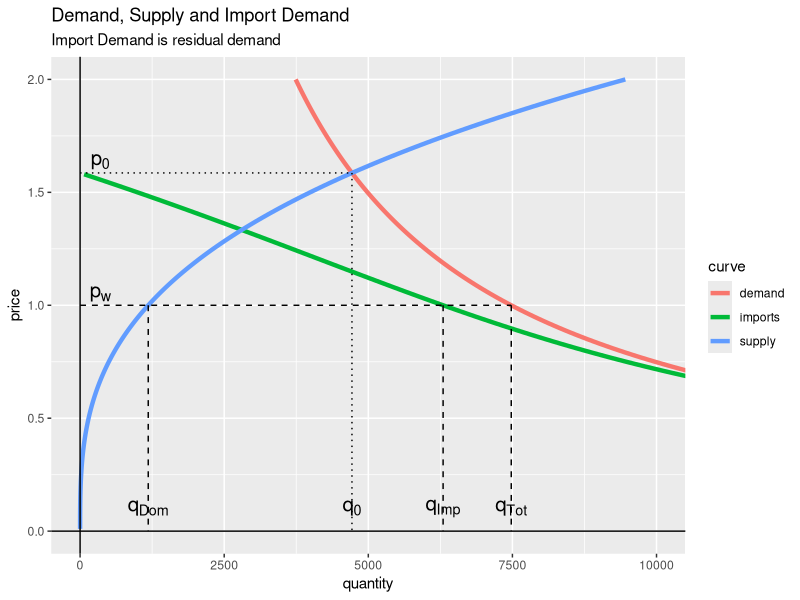
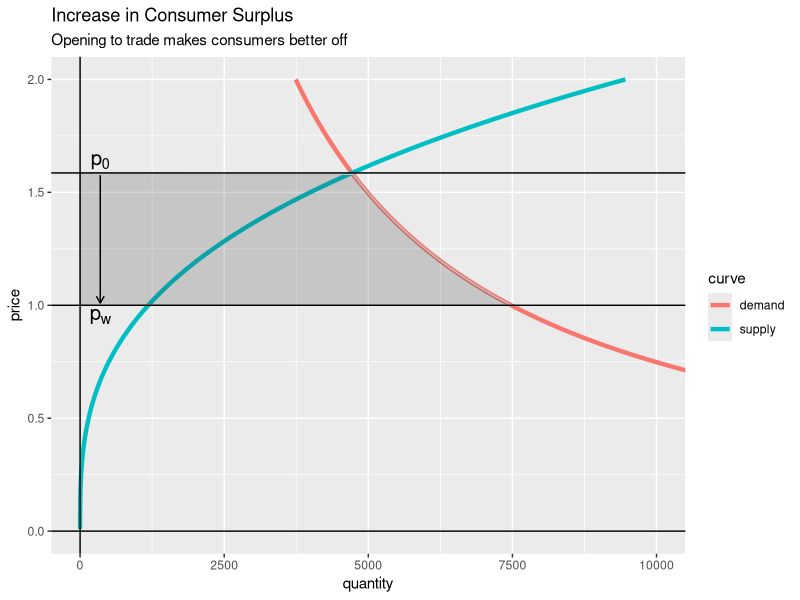
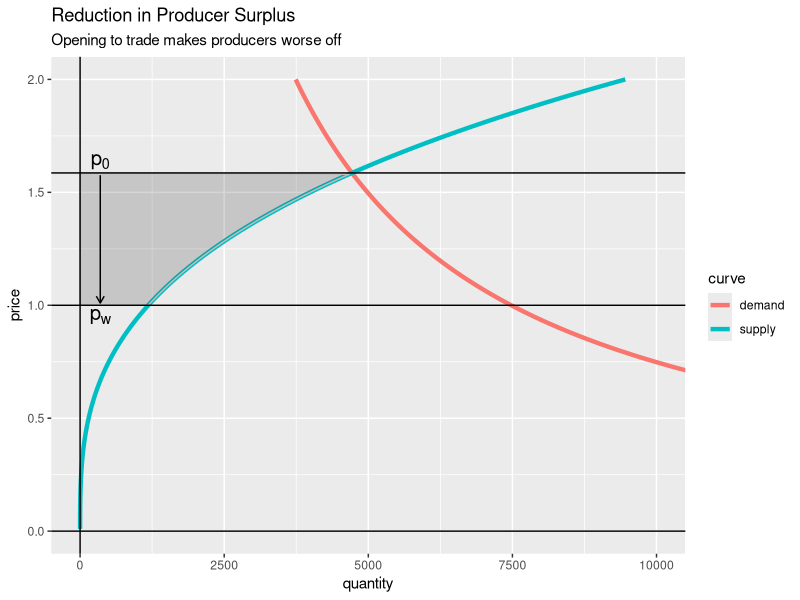
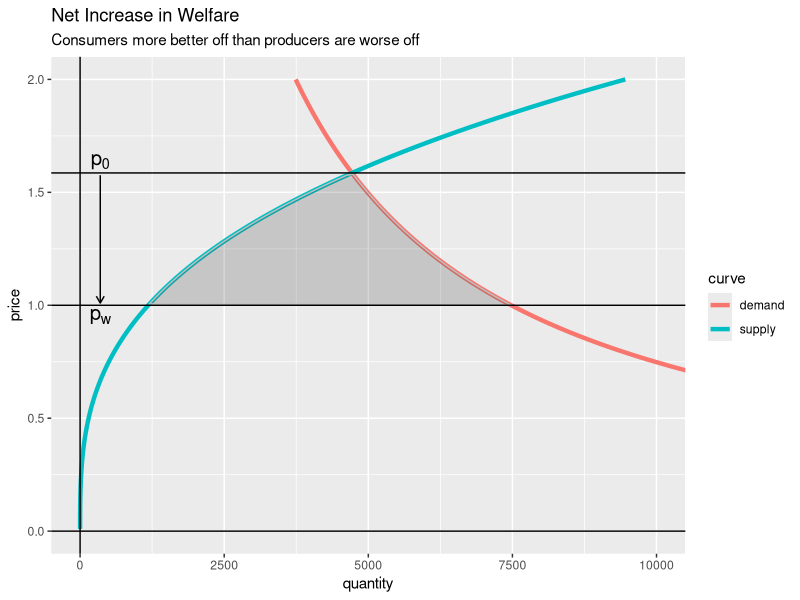
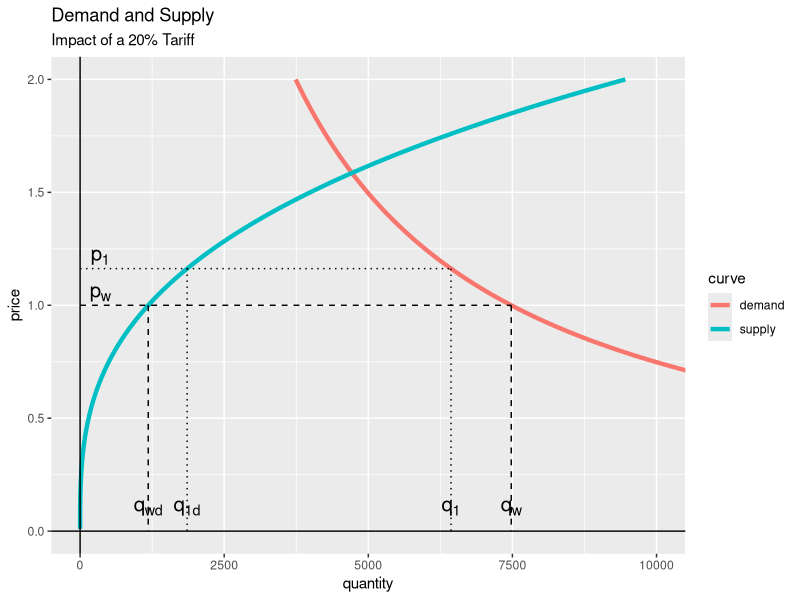
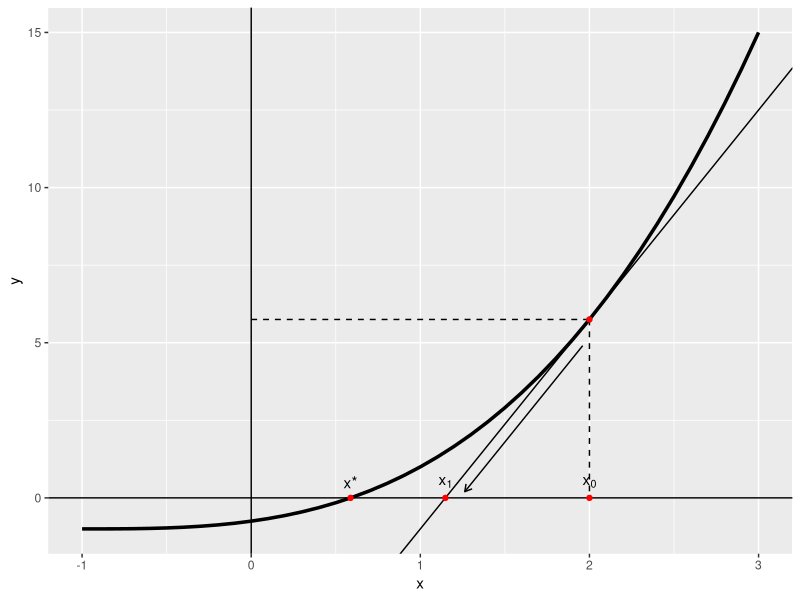
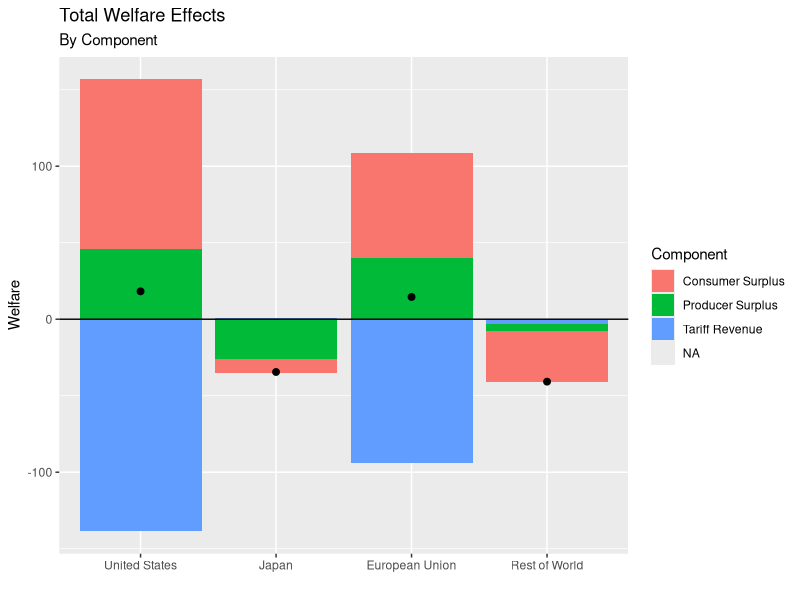
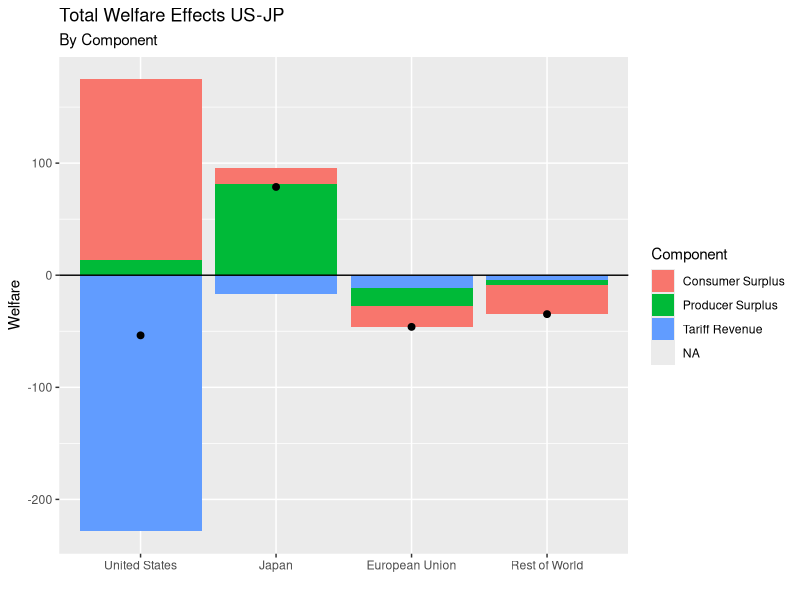

Write R code to recreate these figures, in order.
## ---- chunk 1
options(stringsAsFactors = FALSE, scipen = 20)
library(knitr)
library(kableExtra)
library(dplyr)
library(ggplot2)
## ---- chunk 2
# demand and supply
Qd <- function(p=1, alpha = 100, eta = -1) {
  alpha * p ^ eta
}

Pd <- function(q = 100, alpha = 100, eta = -1) {
  (q/alpha)^(1/eta)
}

Qs <- function(p = 1, beta = 100, epsilon = 3) {
  beta * p ^ epsilon
}


par_alpha <- 7480.06
par_beta  <- 1182.38
par_gamma <- par_alpha - par_beta

par_eta     <- -1
par_epsilon <- 3
par_theta   <- 10

# no trade eq'm
p0 <- (par_alpha / par_beta) ^ (1 / (par_epsilon - par_eta))
q0 <- par_alpha * p0 ^ par_eta

# benchmark equilibrium
pars <- c(a = par_gamma, b = par_theta - par_eta, c= par_beta, d = par_epsilon - par_eta, e = par_alpha)

f_bm <- function(pw, pars) {
  unname(pars['a'] * pw ^ pars['b'] + pars['c'] * pw ^ pars['d'] - pars['e'])
}

rslt <- uniroot(f_bm, c(0.1,2), pars, tol=5e-10)
pw <- rslt$root

qw <- par_alpha * pw ^ par_eta
qw_d <- par_beta * pw ^ par_epsilon
qw_i <- qw - qw_d
## ---- chunk 3
p <- seq(0.01, 2, .01)
qd <- Qd(p, par_alpha)  # demand
qs <- Qs(p, par_beta)  # domestic supply
md <- qd - qs         # import demand

mx <- max(c(qd, qs))
mn <- min(c(qd, qs))

df1 <- data.frame(x = qd, y = p, curve = rep("demand", length(p)))
df2 <- data.frame(x = qs, y = p, curve = rep("supply", length(p)))
df3 <- data.frame(x = md, y = p, curve = rep("imports", length(p)))

df <- rbind(df1, df2, df3[df3$x >= 0,])

plt1 <- ggplot(df, aes(x=x,y=y,color=curve)) + 
  geom_line(size=1.5) +
  geom_hline(yintercept = 0) +
  geom_vline(xintercept = 0) +
  annotate("segment", x = 0, xend = q0, y = p0, yend = p0, linetype = 3) +
  annotate("segment", x = q0, xend = q0, y = p0, yend = 0, linetype = 3) +
  annotate("segment", x = 0, xend = par_alpha, y = 1, yend = 1, linetype = 2) +
  annotate("segment", x = par_beta, xend = par_beta, y = 1, yend = 0, linetype = 2) +
  annotate("segment", x = qw_i, xend = qw_i, y = 1, yend = 0, linetype = 2) +
  annotate("segment", x = par_alpha, xend = par_alpha, y = 1, yend = 0, linetype = 2) +
  coord_cartesian(xlim = c(0, 10000), ylim = c(0,2)) +
  xlab("quantity") +
  ylab("price") +
  labs(title="Demand, Supply and Import Demand",
       subtitle = "Import Demand is residual demand") +
  annotate("text", x=q0, y=0.1, label="q[0]", parse = TRUE, size = 5.2) +
  annotate("text", x=350, y=1.05, label="p[w]", parse = TRUE, size = 5.2) +
  annotate("text", x=350, y=p0 + .05, label="p[0]", parse = TRUE, size = 5.2) +
  annotate("text", x = par_beta, y=0.1, label = "q[Dom]", parse = TRUE, size = 5.2) +
  annotate("text", x = qw_i, y=0.1, label = "q[Imp]", parse = TRUE, size = 5.2) +
  annotate("text", x = par_alpha, y=0.1, label = "q[Tot]", parse = TRUE, size = 5.2)
print(plt1)  

## ---- chunk 4
df <- rbind(df1, df2)

df4 <- data.frame(x = qd, y = p, curve="demand")
df4 <- subset(df4, x <= qw & (y >= pw & y <= p0))
df4 <- rbind(df4, df4[1:2,])
row.names(df4) <- 1:nrow(df4)
df4[nrow(df4)-1, 1] <- 0
df4[nrow(df4), 1] <- 0
df4[nrow(df4)-1, 2] <- p0
df4[nrow(df4), 2] <- 1

plt2 <- ggplot(df, aes(x=x,y=y,color=curve)) + 
  geom_line(size=1.5) +
  geom_polygon(data = df4, aes(x=x,y=y), color="grey", alpha=0.2, show.legend = FALSE) +
  geom_hline(yintercept = c(0, pw, p0)) +
  geom_vline(xintercept = 0) +
  annotate("segment", x= 350, xend = 350, y = p0 - 0.01, yend = pw + 0.01, arrow=arrow(length = unit(0.2, "cm"))) +
  coord_cartesian(xlim = c(0, 10000), ylim = c(0,2)) +
  annotate("text", x=350, y=p0 + .05, label="p[0]", parse = TRUE, size = 5.2) +
  annotate("text", x=350, y=pw - .05, label="p[w]", parse = TRUE, size = 5.2) +
  xlab("quantity") +
  ylab("price") +
  labs(title = "Increase in Consumer Surplus",
       subtitle = "Opening to trade makes consumers better off")

print(plt2)
## ---- chunk 5
# producer surplus
df5 <- data.frame(x = qs, y = p, curve="supply")
df5 <- subset(df5, x <= qw & (y >= pw & y <= p0))
df5 <- rbind(df5, df5[1:2,])
row.names(df5) <- 1:nrow(df5)
df5[nrow(df5)-1, 1] <- 0
df5[nrow(df5), 1] <- 0
df5[nrow(df5)-1, 2] <- p0
df5[nrow(df5), 2] <- 1

plt3 <- ggplot(df, aes(x=x,y=y,color=curve)) + 
  geom_line(size=1.5) +
  geom_polygon(data = df5, aes(x=x,y=y), color="grey", alpha=0.2, show.legend = FALSE) +
  geom_hline(yintercept = c(0, pw, p0)) +
  geom_vline(xintercept = 0) +
  annotate("segment", x= 350, xend = 350, y = p0 - 0.01, yend = pw + 0.01, arrow=arrow(length = unit(0.2, "cm"))) +
  coord_cartesian(xlim = c(0, 10000), ylim = c(0,2)) +
  annotate("text", x=350, y=p0 + .05, label="p[0]", parse = TRUE, size = 5.2) +
  annotate("text", x=350, y=pw - .05, label="p[w]", parse = TRUE, size = 5.2) +
  xlab("quantity") +
  ylab("price") +
  labs(title = "Reduction in Producer Surplus",
       subtitle = "Opening to trade makes producers worse off")

print(plt3)
## ---- chunk 6
# Net gain in welfare
x <- seq(pw, p0, .01)
y <- Qd(x, par_alpha)
x1 <- seq(p0 - 0.01, pw, -0.01)
y1 <- Qs(x1, par_beta)
df6 <- data.frame(x = c(y,y1), y = c(x,x1), curve="demand")

plt4 <- ggplot(df, aes(x=x,y=y,color=curve)) + 
  geom_line(size=1.5) +
  geom_polygon(data = df6, aes(x=x,y=y), color="grey", alpha=0.2, show.legend = FALSE) +
  geom_hline(yintercept = c(0, pw, p0)) +
  geom_vline(xintercept = 0) +
  annotate("segment", x= 350, xend = 350, y = p0 - 0.01, yend = pw + 0.01, arrow=arrow(length = unit(0.2, "cm"))) +
  coord_cartesian(xlim = c(0, 10000), ylim = c(0,2)) +
  annotate("text", x=350, y=p0 + .05, label="p[0]", parse = TRUE, size = 5.2) +
  annotate("text", x=350, y=pw - .05, label="p[w]", parse = TRUE, size = 5.2) +
  xlab("quantity") +
  ylab("price") +
  labs(title = "Net Increase in Welfare",
       subtitle = "Consumers more better off than producers are worse off")

print(plt4)
## ---- chunk 7
# tariff equilibrium
t <- 0.2
pars <- c(a = par_gamma, 
          b = par_theta - par_eta, 
          c = par_beta * (1 + t) ^ par_epsilon, 
          d = par_epsilon - par_eta, 
          e = par_alpha * (1 + t) ^ par_eta)

rslt <- uniroot(f_bm, c(0.1,2), pars, tol=5e-10)
pw1 <- rslt$root

p1 <- (1 + t) * pw1
q1 <- par_alpha * p1 ^ par_eta
q1_d <- par_beta * p1 ^ par_epsilon
q1_i <- q1 - q1_d

v_before <- c(pw, pw, qw_i, qw_d, qw, 0)
v_after  <- c(pw1, p1, q1_i, q1_d, q1, (p1 - pw1) * q1_i)
v_change <- v_after - v_before
v_pct    <- ifelse(v_before > 0, v_change / v_before * 100, NA)
v_decs   <- c(3, 3, 2, 2, 2, 2)

c1 <- mapply(function(x,y) format(round(x,y), nsmall = y), v_before, v_decs)
c2 <- mapply(function(x,y) format(round(x,y), nsmall = y), v_after, v_decs)
c3 <- mapply(function(x,y) format(round(x,y), nsmall = y), v_change, v_decs)
c4 <- format(round(v_pct,2),nsmall = 2)

df_tab <- data.frame(Variables = c("Pw", "P", "Md", "Qs", "Qd", "Tariffs"),
                     Before = c1, After =  c2, Change = c3, Percent = c4)
kable(df_tab)

TTE <- -0.5 * (qw_i + q1_i) * (pw1 - pw) # Terms of Trade Effect

HTE <- 0.5 * (p1 - pw1) * (q1_i - qw_i) # Harberger Triangle Effect

WE  <- TTE + HTE # Welfare Effect

dCS <- -par_alpha * (log(p1) - log(pw))
dPS <- par_beta * (p1^(par_epsilon + 1) - pw^(par_epsilon + 1)) / (par_epsilon + 1)
dTariffs <- (p1 - pw1) * q1_i

p1_s <- 0.8 + 0.2 * par_theta * par_gamma / ((par_epsilon - par_eta) * par_beta + (par_theta - par_eta) * par_gamma)
## ---- chunk 8
plt5 <- ggplot(df, aes(x=x,y=y,color=curve)) + 
  geom_line(size=1.5) +
  geom_hline(yintercept = 0) +
  geom_vline(xintercept = 0) +
  annotate("segment", x = 0, xend = q1, y = p1, yend = p1, linetype = 3) +
  annotate("segment", x = q1, xend = q1, y = p1, yend = 0, linetype = 3) +
  annotate("segment", x = q1_d, xend = q1_d, y = p1, yend = 0, linetype = 3) +
  annotate("segment", x = 0, xend = qw, y = pw, yend = pw, linetype = 2) +
  annotate("segment", x = qw_d, xend = qw_d, y = pw, yend = 0, linetype = 2) +
  annotate("segment", x = par_alpha, xend = par_alpha, y = 1, yend = 0, linetype = 2) +
  coord_cartesian(xlim = c(0, 10000), ylim = c(0,2)) +
  xlab("quantity") +
  ylab("price") +
  labs(title="Demand and Supply",
       subtitle = "Impact of a 20% Tariff") +
  annotate("text", x=350, y=pw + .05, label="p[w]", parse = TRUE, size = 5.2) +
  annotate("text", x=350, y=p1 + .05, label="p[1]", parse = TRUE, size = 5.2) +
  annotate("text", x = qw, y=0.1, label = "q[w]", parse = TRUE, size = 5.2) +
  annotate("text", x = q1, y=0.1, label = "q[1]", parse = TRUE, size = 5.2) +
  annotate("text", x = qw_d, y=0.1, label = "q[w][d]", parse = TRUE, size = 5.2) +
  annotate("text", x = q1_d, y=0.1, label = "q[1][d]", parse = TRUE, size = 5.2)
  
print(plt5)  
## ---- chunk 9
f0 <- function(Pw = 1, t =0) {
  par_alpha * (1 + t) ^ par_eta * Pw ^ par_eta -
    par_beta * (1 + t) ^ par_epsilon * Pw ^ par_epsilon -
      par_gamma * Pw ^ par_theta
}

# linear approximation

dfdPw <- function(Pw = 1, t = 0) {
  par_eta * par_alpha * (1 + t) ^ par_eta * Pw ^ (par_eta - 1) - 
    par_epsilon * par_beta * (1 + t) ^ par_epsilon * Pw ^ (par_epsilon - 1) -
      par_theta * par_gamma * Pw ^ (par_theta - 1)
}

dfdt <- function(Pw = 1, t = 0) {
  par_eta * par_alpha * (1 + t) ^ (par_eta - 1) * Pw ^ par_eta -
    par_epsilon * par_beta * (1 + t) ^ (par_epsilon - 1) * Pw ^ par_epsilon
}

nsteps <- 1
pn <- 1
t <- 0
t1 <- 0.2
h <- (t1 - t) / nsteps
for(i in 1:nsteps) {
  pn1 <- pn - f0(pn, t) / dfdPw(pn, t) - dfdt(pn, t) / dfdPw(pn,t) * h
  t <- t + h
  pn <- pn1
}

pw1s <- pn

nsteps <- 4
pn <- 1
t <- 0
t1 <- 0.2
h <- (t1 - t) / nsteps
for(i in 1:nsteps) {
  pn1 <- pn - f0(pn, t) / dfdPw(pn, t) - dfdt(pn, t) / dfdPw(pn,t) * h
  t <- t + h
  pn <- pn1
}
pw14s <- pn
## ---- chunk 10
t <- 1
pars <- c(a = par_gamma, 
          b = par_theta - par_eta, 
          c = par_beta * (1 + t) ^ par_epsilon, 
          d = par_epsilon - par_eta, 
          e = par_alpha * (1 + t) ^ par_eta)

rslt <- uniroot(f_bm, c(0.1,2), pars, tol=5e-10)
ptrump <- rslt$root

nsteps <- 1
pn <- 1
t <- 0
t1 <- 1
h <- (t1 - t) / nsteps
for(i in 1:nsteps) {
  pn1 <- pn - f0(pn, t) / dfdPw(pn, t) - dfdt(pn, t) / dfdPw(pn,t) * h
  t <- t + h
  pn <- pn1
}

ptrump1s <- pn

nsteps <- 4
pn <- 1
t <- 0
t1 <- 1
h <- (t1 - t) / nsteps
for(i in 1:nsteps) {
  pn1 <- pn - f0(pn, t) / dfdPw(pn, t) - dfdt(pn, t) / dfdPw(pn,t) * h
  t <- t + h
  pn <- pn1
}
ptrump4s <- pn
## ---- chunk 11
a <- 0.25
b <- -1
c <- 3
d <- -1

x <- seq(-1, 3, 0.1)
y <- a * (x - b)^c + d

x00 <- b + (-d/a)^(1/c)

x0 <- 2
y0 <-  a * (x0 - b)^c + d

dydx <- c * a * (x0 - b)^(c-1)

yint <- y0 - dydx * x0

y1 <- 0
x1 <- x0 + (y1 - y0) / dydx

x2 <- 0.98 * x0
y2 <- 0.9 * y0 + dydx * (x2 - x0)

x3 <- 1.1 * x1
y3 <- 0.9 * y0 + dydx * (x3 - x0)


df <- data.frame(x = x, y = y)
plt <- ggplot(df, aes(x,y)) + 
  geom_line(size=1.2) + 
  geom_hline(yintercept = 0) +
  geom_vline(xintercept = 0) +
  geom_abline(intercept = yint, slope = dydx) + 
  annotate("segment", x = 0, xend = x0, y = y0, yend = y0, linetype = 2) +
  annotate("segment", x = x0, xend = x0, y = y0, yend = 0, linetype = 2) +
  geom_point(data=data.frame(x=c(x00, x1, x0, x0), y=c(0,0,0,y0)), size=1.5, color="red") +
  annotate("text", x = x0, y=0.5, label="x[0]", parse=TRUE) +
  annotate("text", x = x1, y=0.5, label="x[1]", parse=TRUE) +
  annotate("text", x = x00, y=0.5, label="x*", parse=FALSE) + 
  annotate("segment", x= x2, xend = x3, y = y2, yend = y3, arrow=arrow(length = unit(0.2, "cm")))
plt

## ---- chunk 12
# GSIM 4x4 model 

# cross price effects
cross_price_effects <- function(x = rep(0,4), eq2, dT) {
  n <- ncol(eq2)
  rslt <- matrix(NA_real_, nrow=n, ncol = n)
  for(i in 1:n) {
    tmp <- matrix(1, nrow=n, ncol=1) %*% eq2[,i]
    tmp[n*1:n + 1:n - n] <- 0
    rslt[,i] <- tmp %*% (dT[,i] + x)
  }
  rslt
}

# change in demand
demand_effects <- function(x = rep(0,4), phi, eq3, chi, dT) {
  n <- length(x)
  rslt <- rep(NA_real_, n)
  for(i in 1:n) {
    rslt[i] <- (phi[i,] * eqn3[i,]) %*% (dT[i,] + x[i])
  }
  rslt + rowSums(phi * chi)
}

# calc numerical Jacobian
Jacobian <- function(x, eqn2, eqn3, phi, dT, xDemand) {
  J <- matrix(NA, nrow=4, ncol=4)
  h <- 1/32768
  
  for(i in 1:4) {
    x1 <- x
    x1[i] <- x[i] + h
    
    chi1 <- cross_price_effects(x1, eqn2, dT)
    
    dSupply1 <- x1 * Ex
    
    dDemand1 <- demand_effects(x1, phi, eqn3, chi1, dT)
    
    xDemand1 <- dDemand1 - dSupply1
    J[i,] <- (xDemand1 - xDemand ) / h
  }
  J
}

calcEqm <- function(x0, phi, eqn2, eqn3, dT) {
  x <- x0
  repeat {
    chi <- cross_price_effects(x, eqn2, dT)
    
    dSupply <- x * Ex
    
    dDemand <- demand_effects(x, phi, eqn3, chi, dT)
    
    xDemand <- dDemand - dSupply
    
    Jacob <- Jacobian(x, eqn2, eqn3, phi, dT, xDemand)
    
    x1 <- x - solve(Jacob) %*% xDemand / 1024 # 2^10 
    
    chi1 <- cross_price_effects(x1, eqn2, dT)
    
    dSupply1 <- x1 * Ex
    
    dDemand1 <- demand_effects(x1, phi, eqn3, chi1, dT)
    
    xDemand1 <- dDemand1 - dSupply1
    
    SSE <- sum(xDemand * xDemand)
    SSE1 <- sum(xDemand1 * xDemand1)
    if (SSE1 < SSE) x <- x1
    else break;
  }
  x
}
## ---- chunk 13
# elasticities
Em <- c(US = -1.25, JP = -1.25, EU = -1.25, RW = -1.25) # import demand

Ex <- c(US = 1.5, JP = 1.5, EU = 1.5, RW = 1.5) # export supply

Es <- c(US = 5, JP = 5, EU = 5, RW = 5) # substitution

# trade flows
M <- matrix(c(  0,  50, 200, 300,
              500,   0, 150, 200,
              300, 100, 200, 200,
               50, 100, 110,  20),
            nrow = 4, ncol=4, byrow = TRUE)

row.names(M) <- c("US", "JP", "EU", "RW")
colnames(M)  <- c("US", "JP", "EU", "RW")

# initial import tariffs 
T0 <- matrix(c(  1.00, 1.21, 1.41, 1.22,
                 1.37, 1.00, 1.31, 1.23,
                 1.32, 1.36, 1.00, 1.18,
                 1.57, 1.41, 1.25, 1.15),
              nrow = 4, ncol=4, byrow = TRUE)

row.names(T0) <- c("US", "JP", "EU", "RW")
colnames(T0)  <- c("US", "JP", "EU", "RW")

kable(M, caption = "Trade Flows")
## ---- chunk 14
kable(T0, caption = "Tariffs")
## ---- chunk 15
T1 <- T0

T1["EU","US"] <- T1["US","EU"] <- 1 # US-EU trade agreement
## ---- chunk 16
kable(T1, caption = "Revised Tariffs")
## ---- chunk 17
# a vector of ones
i_agg <- matrix(1, nrow=nrow(M), ncol=1)

# Total imports and exports
Tot_imp <- t(i_agg) %*% M
row.names(Tot_imp) <- "Imports"

Tot_exp <- M %*% i_agg
colnames(Tot_exp) <- "Exports"

# import shares at internal prices
mult <- diag( c(1 / (t(i_agg) %*% (M * T0))))
row.names(mult) <- row.names(M)
colnames(mult) <- colnames(M)

theta <- (M * T0) %*% mult

# export shares at world prices
mult <- diag(1/c(M %*% i_agg))
row.names(mult) <- row.names(M)
colnames(mult) <- colnames(M)

phi <- mult %*% M

# own price elasticities
eqn3 <- theta %*% diag( Em ) - (1 - theta) %*% diag( Es )
colnames(eqn3) <- colnames(M)

# cross price elasticities
eqn2 <- theta %*% diag( Em + Es )
colnames(eqn3) <- colnames(M)

# reported prices
# x <- c(0.0792, -0.0316, 0.0480, -0.0184)
#
# try from zero...
x <- calcEqm(rep(0, 4), phi, eqn2, eqn3, T1/T0 - 1)

chi <- cross_price_effects(x, eqn2, T1/T0 - 1)
## ---- chunk 18
dPCT <- (x %*% t(i_agg) + T1/T0 - 1) * eqn3 + chi

M1 <- M * (1 + dPCT) * (1 + x %*% t(i_agg))

dM <- M1 - M

kable(dM, caption = "Impact of US-EU Tariff Elimination")
## ---- chunk 19
dP <- (1 + x %*% t(i_agg)) * T1/T0 -1

dCompP <- matrix(NA, nrow=1, ncol = ncol(dP))
row.names(dCompP) <- "Composite Price"
colnames(dCompP) <- c("US", "JP", "EU", "RW")
for(i in 1:ncol(dCompP)) {
  dCompP[1,i] <- sum(c(dP[,i] * theta[,i]))
}

dTariff <- M1 * (T1 - 1) - M * (T0 - 1)

dRev <- colSums(dTariff)

dCS <- c((0.5 * dCompP ^ 2) * colSums(M * T0) * sign(dCompP) * Em - colSums(M * T0) * dCompP)
names(dCS) <- c("US", "JP", "EU", "RW")

dPS <- c(x * Tot_exp *(1 + 0.5 * Ex * x))
names(dPS) <- c("US", "JP", "EU", "RW")

dW <- dPS + dCS + dRev

# make report

df_report <- data.frame(Region = c("United States", "Japan", "European Union", "Rest of World"),
                        ProducerSurplus = format(round(dPS,1),nsmall=1),
                        ConsumerSurplus = format(round(dCS,1),nsmall=1),
                        TariffRevenue = format(round(dRev,1),nsmall=1),
                        NetWelfare = format(round(dW,1),nsmall=1))

kable(df_report, caption = "Impact of Tariff Changes", row.names = FALSE)
## ---- chunk 20
df_plot <- data.frame(Region = c("United States", "Japan", "European Union", "Rest of World"), 
                      Component = "Producer Surplus", Value = dPS)

df_plot <- rbind(df_plot, 
                 data.frame(Region = c("United States", "Japan", "European Union", "Rest of World"), 
                            Component = "Consumer Surplus", Value = dCS))

df_plot <- rbind(df_plot, 
                 data.frame(Region = c("United States", "Japan", "European Union", "Rest of World"), 
                            Component = "Tariff Revenue", Value = dRev))

df_netW <- data.frame(Region=c("United States", "Japan", "European Union", "Rest of World"),
                      Component=NA,
                      Value=dW)

g <- ggplot(df_plot, aes(x=Region, y=Value, fill = Component)) + 
     geom_bar(stat = "identity") +
     scale_x_discrete(limits=c("United States", "Japan", "European Union", "Rest of World")) +
     geom_hline(yintercept = 0) + 
     geom_point(data=df_netW, size=2, show.legend = FALSE) +
     labs(x="", y="Welfare", title="Total Welfare Effects", subtitle = "By Component")

print(g)
## ---- chunk 21
T1 <- T0

T1["JP","US"] <- T1["US","JP"] <- 1 # US-EU trade agreement
## ---- chunk 22
kable(T1, caption = "Revised Tariffs US-JP")
## ---- chunk 23
# a vector of ones
i_agg <- matrix(1, nrow=nrow(M), ncol=1)

# Total imports and exports
Tot_imp <- t(i_agg) %*% M
row.names(Tot_imp) <- "Imports"

Tot_exp <- M %*% i_agg
colnames(Tot_exp) <- "Exports"

# import shares at internal prices
mult <- diag( c(1 / (t(i_agg) %*% (M * T0))))
row.names(mult) <- row.names(M)
colnames(mult) <- colnames(M)

theta <- (M * T0) %*% mult

# export shares at world prices
mult <- diag(1/c(M %*% i_agg))
row.names(mult) <- row.names(M)
colnames(mult) <- colnames(M)

phi <- mult %*% M

# own price elasticities
eqn3 <- theta %*% diag( Em ) - (1 - theta) %*% diag( Es )
colnames(eqn3) <- colnames(M)

# cross price elasticities
eqn2 <- theta %*% diag( Em + Es )
colnames(eqn3) <- colnames(M)

# reported prices
# x <- c(0.0792, -0.0316, 0.0480, -0.0184)
#
# try from zero...
x <- calcEqm(rep(0, 4), phi, eqn2, eqn3, T1/T0 - 1)

chi <- cross_price_effects(x, eqn2, T1/T0 - 1)
## ---- chunk 24
dPCT <- (x %*% t(i_agg) + T1/T0 - 1) * eqn3 + chi

M1 <- M * (1 + dPCT) * (1 + x %*% t(i_agg))

dM <- M1 - M

kable(dM, caption = "Impact of US-JP Tariff Elimination")
## ---- chunk 25
dP <- (1 + x %*% t(i_agg)) * T1/T0 -1

dCompP <- matrix(NA, nrow=1, ncol = ncol(dP))
row.names(dCompP) <- "Composite Price"
colnames(dCompP) <- c("US", "JP", "EU", "RW")
for(i in 1:ncol(dCompP)) {
  dCompP[1,i] <- sum(c(dP[,i] * theta[,i]))
}

dTariff <- M1 * (T1 - 1) - M * (T0 - 1)

dRev <- colSums(dTariff)

dCS <- c((0.5 * dCompP ^ 2) * colSums(M * T0) * sign(dCompP) * Em - colSums(M * T0) * dCompP)
names(dCS) <- c("US", "JP", "EU", "RW")

dPS <- c(x * Tot_exp *(1 + 0.5 * Ex * x))
names(dPS) <- c("US", "JP", "EU", "RW")

dW <- dPS + dCS + dRev

# make report

df_report <- data.frame(Region = c("United States", "Japan", "European Union", "Rest of World"),
                        ProducerSurplus = format(round(dPS,1),nsmall=1),
                        ConsumerSurplus = format(round(dCS,1),nsmall=1),
                        TariffRevenue = format(round(dRev,1),nsmall=1),
                        NetWelfare = format(round(dW,1),nsmall=1))

kable(df_report, caption = "Impact of US-JP Tariff Changes", row.names = FALSE)
## ---- chunk 26
df_plot <- data.frame(Region = c("United States", "Japan", "European Union", "Rest of World"), 
                      Component = "Producer Surplus", Value = dPS)

df_plot <- rbind(df_plot, 
                 data.frame(Region = c("United States", "Japan", "European Union", "Rest of World"), 
                            Component = "Consumer Surplus", Value = dCS))

df_plot <- rbind(df_plot, 
                 data.frame(Region = c("United States", "Japan", "European Union", "Rest of World"), 
                            Component = "Tariff Revenue", Value = dRev))

df_netW <- data.frame(Region=c("United States", "Japan", "European Union", "Rest of World"),
                      Component=NA,
                      Value=dW)

g <- ggplot(df_plot, aes(x=Region, y=Value, fill = Component)) + 
     geom_bar(stat = "identity") +
     scale_x_discrete(limits=c("United States", "Japan", "European Union", "Rest of World")) +
     geom_hline(yintercept = 0) + 
     geom_point(data=df_netW, size=2, show.legend = FALSE) +
     labs(x="", y="Welfare", title="Total Welfare Effects US-JP", subtitle = "By Component")

print(g)
## ---- chunk 27
T1 <- T0

T1["JP","US"] <- T1["EU","US"] <- T1["RW","US"] <- 1
## ---- chunk 28
kable(T1, caption = "Revised Tariffs US Alone")
## ---- chunk 29
# a vector of ones
i_agg <- matrix(1, nrow=nrow(M), ncol=1)

# Total imports and exports
Tot_imp <- t(i_agg) %*% M
row.names(Tot_imp) <- "Imports"

Tot_exp <- M %*% i_agg
colnames(Tot_exp) <- "Exports"

# import shares at internal prices
mult <- diag( c(1 / (t(i_agg) %*% (M * T0))))
row.names(mult) <- row.names(M)
colnames(mult) <- colnames(M)

theta <- (M * T0) %*% mult

# export shares at world prices
mult <- diag(1/c(M %*% i_agg))
row.names(mult) <- row.names(M)
colnames(mult) <- colnames(M)

phi <- mult %*% M

# own price elasticities
eqn3 <- theta %*% diag( Em ) - (1 - theta) %*% diag( Es )
colnames(eqn3) <- colnames(M)

# cross price elasticities
eqn2 <- theta %*% diag( Em + Es )
colnames(eqn3) <- colnames(M)

# reported prices
# x <- c(0.0792, -0.0316, 0.0480, -0.0184)
#
# try from zero...
x <- calcEqm(rep(0, 4), phi, eqn2, eqn3, T1/T0 - 1)

chi <- cross_price_effects(x, eqn2, T1/T0 - 1)
## ---- chunk 30
dPCT <- (x %*% t(i_agg) + T1/T0 - 1) * eqn3 + chi

M1 <- M * (1 + dPCT) * (1 + x %*% t(i_agg))

dM <- M1 - M

kable(dM, caption = "Impact of US Tariff Elimination")
## ---- chunk 31
dP <- (1 + x %*% t(i_agg)) * T1/T0 -1

dCompP <- matrix(NA, nrow=1, ncol = ncol(dP))
row.names(dCompP) <- "Composite Price"
colnames(dCompP) <- c("US", "JP", "EU", "RW")
for(i in 1:ncol(dCompP)) {
  dCompP[1,i] <- sum(c(dP[,i] * theta[,i]))
}

dTariff <- M1 * (T1 - 1) - M * (T0 - 1)

dRev <- colSums(dTariff)

dCS <- c((0.5 * dCompP ^ 2) * colSums(M * T0) * sign(dCompP) * Em - colSums(M * T0) * dCompP)
names(dCS) <- c("US", "JP", "EU", "RW")

dPS <- c(x * Tot_exp *(1 + 0.5 * Ex * x))
names(dPS) <- c("US", "JP", "EU", "RW")

dW <- dPS + dCS + dRev

# make report

df_report <- data.frame(Region = c("United States", "Japan", "European Union", "Rest of World"),
                        ProducerSurplus = format(round(dPS,1),nsmall=1),
                        ConsumerSurplus = format(round(dCS,1),nsmall=1),
                        TariffRevenue = format(round(dRev,1),nsmall=1),
                        NetWelfare = format(round(dW,1),nsmall=1))

kable(df_report, caption = "Impact of US Tariff Changes", row.names = FALSE)
## ---- chunk 32
df_plot <- data.frame(Region = c("United States", "Japan", "European Union", "Rest of World"), 
                      Component = "Producer Surplus", Value = dPS)

df_plot <- rbind(df_plot, 
                 data.frame(Region = c("United States", "Japan", "European Union", "Rest of World"), 
                            Component = "Consumer Surplus", Value = dCS))

df_plot <- rbind(df_plot, 
                 data.frame(Region = c("United States", "Japan", "European Union", "Rest of World"), 
                            Component = "Tariff Revenue", Value = dRev))

df_netW <- data.frame(Region=c("United States", "Japan", "European Union", "Rest of World"),
                      Component=NA,
                      Value=dW)

g <- ggplot(df_plot, aes(x=Region, y=Value, fill = Component)) + 
     geom_bar(stat = "identity") +
     scale_x_discrete(limits=c("United States", "Japan", "European Union", "Rest of World")) +
     geom_hline(yintercept = 0) + 
     geom_point(data=df_netW, size=2, show.legend = FALSE) +
     labs(x="", y="Welfare", title="Total Welfare Effects US Alone", subtitle = "By Component")

print(g)
